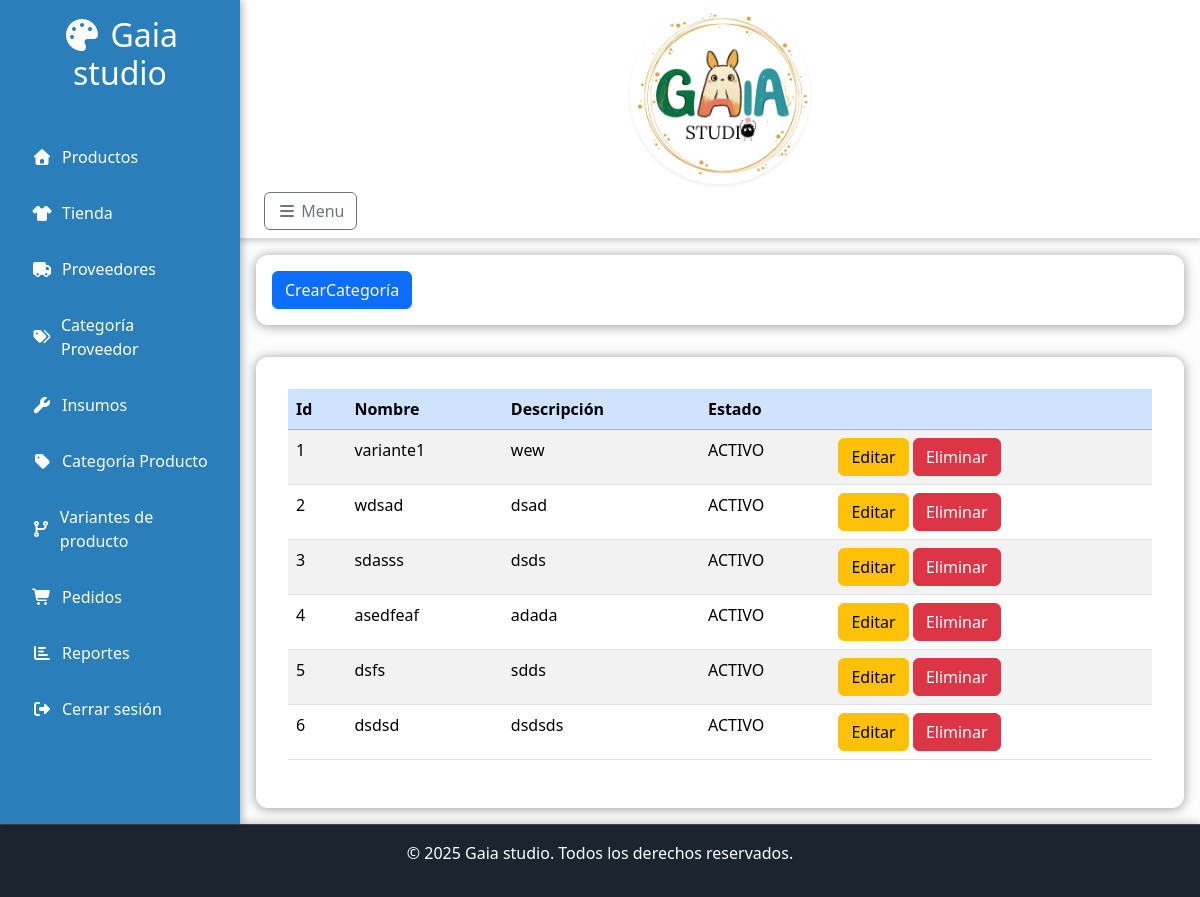
The page /controller/categorias/dashBoardCategorias.php (signed in) on the database its author committed.
### tables this page shows
CREATE TABLE `categorias` (
  `idCategoria` int(11) NOT NULL,
  `nombre` varchar(45) NOT NULL,
  `descripcion` varchar(45) NOT NULL,
  `estado` tinyint(4) NOT NULL
);

### controller/categorias/dashBoardCategorias.php (called while the page is built, shortened)
<?php
require_once BASE_PATH . '/models/mySql.php';
$db = new Mysql();
$query = "select * from categorias ";
$categorias = $db->consultaPreparada($query);
require_once BASE_PATH . 'views/categorias/dashBoardCategorias.php';
?>

### models/mySql.php (called while the page is built, shortened)
<?php
class Mysql
{
    private $ipServidor = "localhost";
    private $usuario = "root";
    private $baseDeDatos = "tiendaMonica";
    private $contraseña = "";
    private $conexion;
    public function __construct()
    {
        $this->conexion = new mysqli(
            $this->ipServidor,
            $this->usuario,
            $this->contraseña,
            $this->baseDeDatos
        );
        $this->conexion->set_charset("utf8");
    }
    public function consultaPreparada($sql, $tipos = "", $params = [])
    {
        $stmt = $this->conexion->prepare($sql);
        $stmt->execute();
        $resultado = $stmt->get_result();
        if ($resultado instanceof mysqli_result) {
            return $resultado->fetch_all(MYSQLI_ASSOC);
        }
        return true;
    }
}
?>

### views/categorias/dashBoardCategorias.php (the view, shortened to what this page needs)
<!DOCTYPE html>
<html lang="en">
<head>
    <?php require BASE_PATH . '/views/layouts/head.php' ?>
</head>
<body>
    <div class="layout">
        <?php require BASE_PATH . '/views/layouts/navBar.php' ?>
        <main class="main-content">
            <?php require BASE_PATH . '/views/layouts/header.php' ?>
            <div class="content-box">
                <div class="row">
                    <div class="col-12">
                        <button class="btn btn-primary  btnCrearCategoria" data-bs-toggle="modal"
                            data-bs-target="#modalCrearCategoria">CrearCategoría</button>
                    </div>
                </div>
            </div>
            <div class="content-wrapper">
                <table class="table table-striped" id="tablaCategorias">
                    <thead>
                        <tr class=" table-primary">
                            <th scope="col">Id</th>
                            <th scope="col">Nombre</th>
                            <th scope="col">Descripción</th>
                            <th scope="col">Estado</th>
                            <th></th>
                        </tr>
                    </thead>
                    <tbody>
                        <?php foreach ($categorias as $categoria): ?>
                            <tr>
                                <td><?php echo $categoria['idCategoria'] ?></th>
                                <td><?php echo $categoria['nombre'] ?></td>
                                <td><?php echo $categoria['descripcion'] ?></td>
                                <td><?php if ($categoria['estado'] === 1) {
                                    echo "ACTIVO";
                                } else {
                                    echo "INACTIVO";
                                } ?></td>
                                <td>
                                    <button class="btn btn-warning btnEditarCategoria"
                                        data-id="<?php echo $categoria['idCategoria'] ?>" data-bs-toggle="modal"
                                        data-bs-target="#modalEditarCategoria">Editar</button>
                                    <form method="POST"
                                        action="<?php echo BASE_URL . 'controller/categorias/eliminarCategoria.php' ?>"
                                        style="display:inline;  ">
                                        <button type="submit" class="btn btn-danger ">Eliminar</button>
                                    </form>
                                </td>
                            </tr>
                        <?php endforeach; ?>
                    </tbody>
                </table>
            </div>
        </main>
    </div>
    <?php require BASE_PATH . '/views/layouts/footer.php' ?>
</body>
</html>

### assets/css/main.css (style rules this page uses)
:root { --primary: #2A7FBA; --accent: #FF6F61; --background: #fdfdfd; --card-bg: #ffffff; --text: #34495e; --white: #fff; --footer-bg: #1a252f; }
* { margin: 0; padding: 0; box-sizing: border-box; }
body, html { height: 100%; font-family: "Segoe UI", sans-serif; background-color: var(--background); color: var(--text); }
.layout { display: flex; min-height: 100vh; }
.main-content { flex: 1; display: flex; flex-direction: column; }
.content-wrapper { flex: 1; padding: 2rem; background-color: var(--card-bg); border-radius: 12px; margin: 1rem; box-shadow: 0 1px 12px rgba(0, 0, 0, 0.4); }
.content-box { padding: 1rem; background-color: var(--card-bg); border-radius: 12px; margin: 1rem; box-shadow: 0 1px 12px rgba(0, 0, 0, 0.4); display: inline-block; width: auto; }
html { scroll-behavior: smooth; }

### rows shown on the page
categorias: idCategoria "1", nombre "variante1", descripcion "wew", estado "ACTIVO"
categorias: idCategoria "2", nombre "wdsad", descripcion "dsad", estado "ACTIVO"
categorias: idCategoria "3", nombre "sdasss", descripcion "dsds", estado "ACTIVO"
categorias: idCategoria "4", nombre "asedfeaf", descripcion "adada", estado "ACTIVO"
categorias: idCategoria "5", nombre "dsfs", descripcion "sdds", estado "ACTIVO"
categorias: idCategoria "6", nombre "dsdsd", descripcion "dsdsds", estado "ACTIVO"
